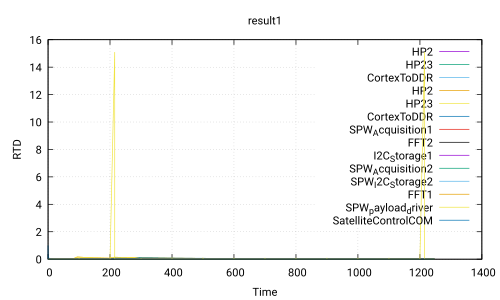

Here is the gnuplot script that generated this plot:
 set title 'result1'
 set ylabel 'RTD'
 set xlabel 'Time'
 set grid
 set term pdf
 set output 'Use_case_DoubleCamera_noSafety.ATIPPIC0.executable280.0_120.0.pdf'
 plot 'Use_case_DoubleCamera_noSafety.ATIPPIC0.executable280.0_120.0.csv' using 1:2 with lines title 'HP2','Use_case_DoubleCamera_noSafety.ATIPPIC0.executable280.0_120.0.csv' using 1:3 with lines title 'HP23','Use_case_DoubleCamera_noSafety.ATIPPIC0.executable280.0_120.0.csv' using 1:4 with lines title 'CortexToDDR','Use_case_DoubleCamera_noSafety.ATIPPIC0.executable280.0_120.0.csv' using 1:5 with lines title 'HP2','Use_case_DoubleCamera_noSafety.ATIPPIC0.executable280.0_120.0.csv' using 1:6 with lines title 'HP23','Use_case_DoubleCamera_noSafety.ATIPPIC0.executable280.0_120.0.csv' using 1:7 with lines title 'CortexToDDR','Use_case_DoubleCamera_noSafety.ATIPPIC0.executable280.0_120.0.csv' using 1:8 with lines title 'SPW_Acquisition1','Use_case_DoubleCamera_noSafety.ATIPPIC0.executable280.0_120.0.csv' using 1:9 with lines title 'FFT2','Use_case_DoubleCamera_noSafety.ATIPPIC0.executable280.0_120.0.csv' using 1:10 with lines title 'I2C_Storage1','Use_case_DoubleCamera_noSafety.ATIPPIC0.executable280.0_120.0.csv' using 1:11 with lines title 'SPW_Acquisition2','Use_case_DoubleCamera_noSafety.ATIPPIC0.executable280.0_120.0.csv' using 1:12 with lines title 'SPW_I2C_Storage2','Use_case_DoubleCamera_noSafety.ATIPPIC0.executable280.0_120.0.csv' using 1:13 with lines title 'FFT1','Use_case_DoubleCamera_noSafety.ATIPPIC0.executable280.0_120.0.csv' using 1:14 with lines title 'SPW_payload_driver','Use_case_DoubleCamera_noSafety.ATIPPIC0.executable280.0_120.0.csv' using 1:15 with lines title 'SatelliteControlCOM'
